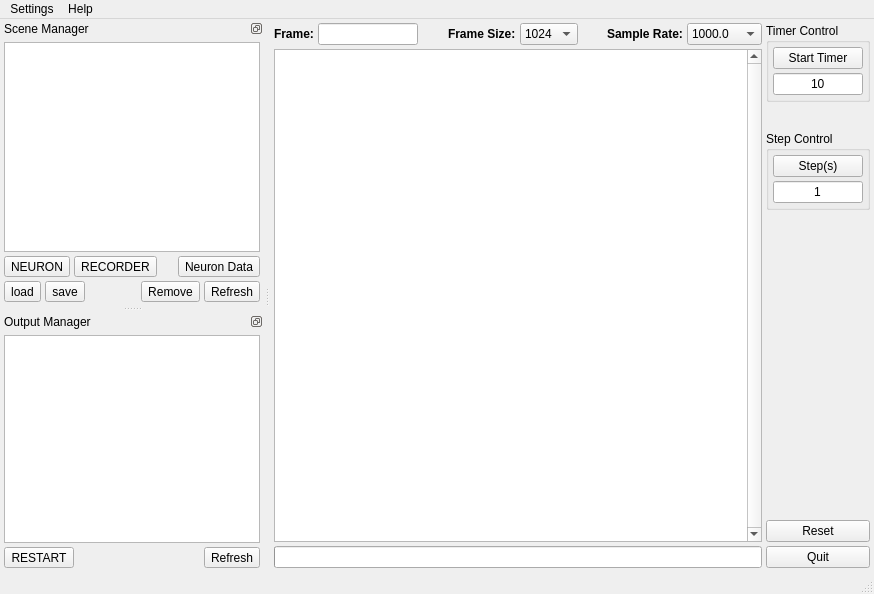
<?xml version="1.0" encoding="UTF-8"?>
<ui version="4.0">
 <author>Philipp Meier</author>
 <class>SimGui</class>
 <widget class="QMainWindow" name="SimGui">
  <property name="geometry">
   <rect>
    <x>0</x>
    <y>0</y>
    <width>874</width>
    <height>594</height>
   </rect>
  </property>
  <property name="sizePolicy">
   <sizepolicy hsizetype="MinimumExpanding" vsizetype="MinimumExpanding">
    <horstretch>0</horstretch>
    <verstretch>0</verstretch>
   </sizepolicy>
  </property>
  <property name="windowTitle">
   <string>Neural Simulation</string>
  </property>
  <property name="windowIcon">
   <iconset resource="res.qrc">
    <normaloff>:/icons/neural_sim_server.png</normaloff>:/icons/neural_sim_server.png</iconset>
  </property>
  <property name="dockNestingEnabled">
   <bool>true</bool>
  </property>
  <property name="dockOptions">
   <set>QMainWindow::AllowNestedDocks|QMainWindow::AnimatedDocks</set>
  </property>
  <property name="unifiedTitleAndToolBarOnMac">
   <bool>true</bool>
  </property>
  <widget class="QWidget" name="centralwidget">
   <layout class="QHBoxLayout" name="lo_central" stretch="0,0">
    <item>
     <layout class="QVBoxLayout" name="lo_log">
      <item>
       <layout class="QHBoxLayout" name="lo_over_log">
        <property name="sizeConstraint">
         <enum>QLayout::SetMaximumSize</enum>
        </property>
        <item>
         <widget class="QLabel" name="lbl_frame">
          <property name="font">
           <font>
            <weight>75</weight>
            <bold>true</bold>
           </font>
          </property>
          <property name="text">
           <string>Frame:</string>
          </property>
          <property name="buddy">
           <cstring>edt_frame</cstring>
          </property>
         </widget>
        </item>
        <item>
         <widget class="QLineEdit" name="edt_frame">
          <property name="minimumSize">
           <size>
            <width>100</width>
            <height>0</height>
           </size>
          </property>
          <property name="maximumSize">
           <size>
            <width>100</width>
            <height>16777215</height>
           </size>
          </property>
          <property name="font">
           <font>
            <weight>75</weight>
            <bold>true</bold>
           </font>
          </property>
          <property name="readOnly">
           <bool>true</bool>
          </property>
         </widget>
        </item>
        <item>
         <spacer name="spacer_6">
          <property name="orientation">
           <enum>Qt::Horizontal</enum>
          </property>
          <property name="sizeHint" stdset="0">
           <size>
            <width>0</width>
            <height>0</height>
           </size>
          </property>
         </spacer>
        </item>
        <item>
         <widget class="QLabel" name="lbl_frame_size">
          <property name="font">
           <font>
            <weight>75</weight>
            <italic>false</italic>
            <bold>true</bold>
           </font>
          </property>
          <property name="text">
           <string>Frame Size:</string>
          </property>
          <property name="buddy">
           <cstring>cb_frame_size</cstring>
          </property>
         </widget>
        </item>
        <item>
         <widget class="QComboBox" name="cb_frame_size">
          <property name="sizePolicy">
           <sizepolicy hsizetype="Expanding" vsizetype="Fixed">
            <horstretch>0</horstretch>
            <verstretch>0</verstretch>
           </sizepolicy>
          </property>
          <property name="editable">
           <bool>false</bool>
          </property>
          <property name="currentIndex">
           <number>3</number>
          </property>
          <item>
           <property name="text">
            <string>128</string>
           </property>
          </item>
          <item>
           <property name="text">
            <string>256</string>
           </property>
          </item>
          <item>
           <property name="text">
            <string>512</string>
           </property>
          </item>
          <item>
           <property name="text">
            <string>1024</string>
           </property>
          </item>
          <item>
           <property name="text">
            <string>2048</string>
           </property>
          </item>
         </widget>
        </item>
        <item>
         <spacer name="spacer_4">
          <property name="orientation">
           <enum>Qt::Horizontal</enum>
          </property>
          <property name="sizeHint" stdset="0">
           <size>
            <width>0</width>
            <height>0</height>
           </size>
          </property>
         </spacer>
        </item>
        <item>
         <widget class="QLabel" name="lbl_sample_rate">
          <property name="font">
           <font>
            <weight>75</weight>
            <italic>false</italic>
            <bold>true</bold>
           </font>
          </property>
          <property name="text">
           <string>Sample Rate:</string>
          </property>
          <property name="buddy">
           <cstring>cb_sample_rate</cstring>
          </property>
         </widget>
        </item>
        <item>
         <widget class="QComboBox" name="cb_sample_rate">
          <property name="sizePolicy">
           <sizepolicy hsizetype="Expanding" vsizetype="Fixed">
            <horstretch>0</horstretch>
            <verstretch>0</verstretch>
           </sizepolicy>
          </property>
          <property name="editable">
           <bool>false</bool>
          </property>
          <property name="currentIndex">
           <number>0</number>
          </property>
          <item>
           <property name="text">
            <string>1000.0</string>
           </property>
          </item>
          <item>
           <property name="text">
            <string>2000.0</string>
           </property>
          </item>
          <item>
           <property name="text">
            <string>4000.0</string>
           </property>
          </item>
          <item>
           <property name="text">
            <string>8000.0</string>
           </property>
          </item>
          <item>
           <property name="text">
            <string>16000.0</string>
           </property>
          </item>
          <item>
           <property name="text">
            <string>24000.0</string>
           </property>
          </item>
          <item>
           <property name="text">
            <string>32000.0</string>
           </property>
          </item>
         </widget>
        </item>
       </layout>
      </item>
      <item>
       <widget class="QListView" name="lst_log">
        <property name="sizePolicy">
         <sizepolicy hsizetype="MinimumExpanding" vsizetype="MinimumExpanding">
          <horstretch>0</horstretch>
          <verstretch>0</verstretch>
         </sizepolicy>
        </property>
        <property name="minimumSize">
         <size>
          <width>300</width>
          <height>200</height>
         </size>
        </property>
        <property name="verticalScrollBarPolicy">
         <enum>Qt::ScrollBarAlwaysOn</enum>
        </property>
        <property name="editTriggers">
         <set>QAbstractItemView::NoEditTriggers</set>
        </property>
        <property name="showDropIndicator" stdset="0">
         <bool>false</bool>
        </property>
        <property name="dragDropMode">
         <enum>QAbstractItemView::NoDragDrop</enum>
        </property>
        <property name="selectionMode">
         <enum>QAbstractItemView::NoSelection</enum>
        </property>
        <property name="horizontalScrollMode">
         <enum>QAbstractItemView::ScrollPerPixel</enum>
        </property>
        <property name="resizeMode">
         <enum>QListView::Adjust</enum>
        </property>
       </widget>
      </item>
      <item>
       <widget class="QProgressBar" name="progress">
        <property name="enabled">
         <bool>true</bool>
        </property>
        <property name="alignment">
         <set>Qt::AlignCenter</set>
        </property>
       </widget>
      </item>
     </layout>
    </item>
    <item>
     <layout class="QVBoxLayout" name="lo_right">
      <property name="sizeConstraint">
       <enum>QLayout::SetFixedSize</enum>
      </property>
      <item>
       <widget class="QGroupBox" name="gb_timer">
        <property name="sizePolicy">
         <sizepolicy hsizetype="Fixed" vsizetype="Maximum">
          <horstretch>0</horstretch>
          <verstretch>0</verstretch>
         </sizepolicy>
        </property>
        <property name="title">
         <string>Timer Control</string>
        </property>
        <layout class="QVBoxLayout" name="verticalLayout_3">
         <item>
          <widget class="QPushButton" name="btn_timer">
           <property name="sizePolicy">
            <sizepolicy hsizetype="Maximum" vsizetype="Fixed">
             <horstretch>0</horstretch>
             <verstretch>0</verstretch>
            </sizepolicy>
           </property>
           <property name="maximumSize">
            <size>
             <width>90</width>
             <height>16777215</height>
            </size>
           </property>
           <property name="text">
            <string>Start Timer</string>
           </property>
           <property name="autoDefault">
            <bool>true</bool>
           </property>
          </widget>
         </item>
         <item>
          <widget class="QLineEdit" name="edt_timer">
           <property name="sizePolicy">
            <sizepolicy hsizetype="Maximum" vsizetype="Fixed">
             <horstretch>0</horstretch>
             <verstretch>0</verstretch>
            </sizepolicy>
           </property>
           <property name="maximumSize">
            <size>
             <width>90</width>
             <height>16777215</height>
            </size>
           </property>
           <property name="toolTip">
            <string>tooltip</string>
           </property>
           <property name="statusTip">
            <string>status tip</string>
           </property>
           <property name="whatsThis">
            <string>what is this</string>
           </property>
           <property name="text">
            <string>10</string>
           </property>
           <property name="maxLength">
            <number>6</number>
           </property>
           <property name="alignment">
            <set>Qt::AlignCenter</set>
           </property>
          </widget>
         </item>
        </layout>
       </widget>
      </item>
      <item>
       <spacer name="spacer_2">
        <property name="orientation">
         <enum>Qt::Vertical</enum>
        </property>
        <property name="sizeType">
         <enum>QSizePolicy::Fixed</enum>
        </property>
        <property name="sizeHint" stdset="0">
         <size>
          <width>0</width>
          <height>25</height>
         </size>
        </property>
       </spacer>
      </item>
      <item>
       <widget class="QGroupBox" name="gb_steps">
        <property name="sizePolicy">
         <sizepolicy hsizetype="Fixed" vsizetype="Maximum">
          <horstretch>0</horstretch>
          <verstretch>0</verstretch>
         </sizepolicy>
        </property>
        <property name="title">
         <string>Step Control</string>
        </property>
        <layout class="QVBoxLayout" name="verticalLayout_4">
         <item>
          <widget class="QPushButton" name="btn_steps">
           <property name="sizePolicy">
            <sizepolicy hsizetype="Maximum" vsizetype="Fixed">
             <horstretch>0</horstretch>
             <verstretch>0</verstretch>
            </sizepolicy>
           </property>
           <property name="maximumSize">
            <size>
             <width>90</width>
             <height>16777215</height>
            </size>
           </property>
           <property name="text">
            <string>Step(s)</string>
           </property>
          </widget>
         </item>
         <item>
          <widget class="QLineEdit" name="edt_steps">
           <property name="sizePolicy">
            <sizepolicy hsizetype="Maximum" vsizetype="Fixed">
             <horstretch>0</horstretch>
             <verstretch>0</verstretch>
            </sizepolicy>
           </property>
           <property name="maximumSize">
            <size>
             <width>90</width>
             <height>16777215</height>
            </size>
           </property>
           <property name="text">
            <string>1</string>
           </property>
           <property name="maxLength">
            <number>6</number>
           </property>
           <property name="alignment">
            <set>Qt::AlignCenter</set>
           </property>
          </widget>
         </item>
        </layout>
       </widget>
      </item>
      <item>
       <spacer name="spacer_3">
        <property name="orientation">
         <enum>Qt::Vertical</enum>
        </property>
        <property name="sizeHint" stdset="0">
         <size>
          <width>0</width>
          <height>0</height>
         </size>
        </property>
       </spacer>
      </item>
      <item>
       <widget class="QPushButton" name="btn_reset">
        <property name="text">
         <string>Reset</string>
        </property>
       </widget>
      </item>
      <item>
       <widget class="QPushButton" name="btn_quit">
        <property name="text">
         <string>Quit</string>
        </property>
       </widget>
      </item>
     </layout>
    </item>
   </layout>
  </widget>
  <widget class="QMenuBar" name="menubar">
   <property name="geometry">
    <rect>
     <x>0</x>
     <y>0</y>
     <width>874</width>
     <height>20</height>
    </rect>
   </property>
   <widget class="QMenu" name="menuHelp">
    <property name="title">
     <string>Help</string>
    </property>
    <addaction name="actionAbout"/>
    <addaction name="actionAbout_Qt"/>
   </widget>
   <widget class="QMenu" name="menuSettings">
    <property name="title">
     <string>Settings</string>
    </property>
    <addaction name="actionPreferences"/>
    <addaction name="separator"/>
    <addaction name="actionOutput_Manager"/>
    <addaction name="actionScene_Manager"/>
    <addaction name="separator"/>
    <addaction name="actionQuit"/>
   </widget>
   <addaction name="menuSettings"/>
   <addaction name="menuHelp"/>
  </widget>
  <widget class="QStatusBar" name="statusbar"/>
  <widget class="QDockWidget" name="dock_scene">
   <property name="sizePolicy">
    <sizepolicy hsizetype="MinimumExpanding" vsizetype="MinimumExpanding">
     <horstretch>0</horstretch>
     <verstretch>0</verstretch>
    </sizepolicy>
   </property>
   <property name="features">
    <set>QDockWidget::DockWidgetFloatable|QDockWidget::DockWidgetMovable</set>
   </property>
   <property name="windowTitle">
    <string>Scene Manager</string>
   </property>
   <attribute name="dockWidgetArea">
    <number>1</number>
   </attribute>
   <widget class="QWidget" name="dock_scene_contents">
    <layout class="QVBoxLayout" name="verticalLayout" stretch="0,0,0">
     <item>
      <widget class="QTreeView" name="tre_scene">
       <property name="sizePolicy">
        <sizepolicy hsizetype="MinimumExpanding" vsizetype="MinimumExpanding">
         <horstretch>0</horstretch>
         <verstretch>0</verstretch>
        </sizepolicy>
       </property>
       <property name="minimumSize">
        <size>
         <width>250</width>
         <height>150</height>
        </size>
       </property>
       <property name="editTriggers">
        <set>QAbstractItemView::NoEditTriggers</set>
       </property>
       <property name="showDropIndicator" stdset="0">
        <bool>false</bool>
       </property>
       <property name="selectionMode">
        <enum>QAbstractItemView::SingleSelection</enum>
       </property>
       <property name="selectionBehavior">
        <enum>QAbstractItemView::SelectRows</enum>
       </property>
       <property name="indentation">
        <number>15</number>
       </property>
       <property name="rootIsDecorated">
        <bool>true</bool>
       </property>
       <property name="uniformRowHeights">
        <bool>true</bool>
       </property>
       <property name="animated">
        <bool>true</bool>
       </property>
       <attribute name="headerCascadingSectionResizes">
        <bool>true</bool>
       </attribute>
       <attribute name="headerDefaultSectionSize">
        <number>140</number>
       </attribute>
       <attribute name="headerCascadingSectionResizes">
        <bool>true</bool>
       </attribute>
       <attribute name="headerDefaultSectionSize">
        <number>140</number>
       </attribute>
      </widget>
     </item>
     <item>
      <layout class="QHBoxLayout" name="lo_dscene_upper_btns">
       <item>
        <widget class="QToolButton" name="btn_dscene_neuron">
         <property name="text">
          <string>NEURON</string>
         </property>
        </widget>
       </item>
       <item>
        <widget class="QToolButton" name="btn_dscene_recorder">
         <property name="text">
          <string>RECORDER</string>
         </property>
        </widget>
       </item>
       <item>
        <spacer name="horizontalSpacer_2">
         <property name="orientation">
          <enum>Qt::Horizontal</enum>
         </property>
         <property name="sizeHint" stdset="0">
          <size>
           <width>0</width>
           <height>0</height>
          </size>
         </property>
        </spacer>
       </item>
       <item>
        <widget class="QToolButton" name="btn_dscene_neuron_data">
         <property name="text">
          <string>Neuron Data</string>
         </property>
        </widget>
       </item>
      </layout>
     </item>
     <item>
      <layout class="QHBoxLayout" name="lo_dscene_lower_btns">
       <item>
        <widget class="QToolButton" name="btn_dscene_sc_load">
         <property name="text">
          <string>load</string>
         </property>
        </widget>
       </item>
       <item>
        <widget class="QToolButton" name="btn_dscene_sc_save">
         <property name="text">
          <string>save</string>
         </property>
        </widget>
       </item>
       <item>
        <spacer name="spacer_5">
         <property name="orientation">
          <enum>Qt::Horizontal</enum>
         </property>
         <property name="sizeHint" stdset="0">
          <size>
           <width>0</width>
           <height>0</height>
          </size>
         </property>
        </spacer>
       </item>
       <item>
        <widget class="QToolButton" name="btn_dscene_remove">
         <property name="text">
          <string>Remove</string>
         </property>
        </widget>
       </item>
       <item>
        <widget class="QToolButton" name="btn_dscene_refresh">
         <property name="text">
          <string>Refresh</string>
         </property>
        </widget>
       </item>
      </layout>
     </item>
    </layout>
   </widget>
  </widget>
  <widget class="QDockWidget" name="dockWidget">
   <property name="sizePolicy">
    <sizepolicy hsizetype="MinimumExpanding" vsizetype="MinimumExpanding">
     <horstretch>0</horstretch>
     <verstretch>0</verstretch>
    </sizepolicy>
   </property>
   <property name="features">
    <set>QDockWidget::DockWidgetFloatable|QDockWidget::DockWidgetMovable</set>
   </property>
   <property name="windowTitle">
    <string>Output Manager</string>
   </property>
   <attribute name="dockWidgetArea">
    <number>1</number>
   </attribute>
   <widget class="QWidget" name="dockWidgetContents_3">
    <layout class="QVBoxLayout" name="verticalLayout_2">
     <item>
      <widget class="QTreeView" name="tre_output">
       <property name="sizePolicy">
        <sizepolicy hsizetype="MinimumExpanding" vsizetype="MinimumExpanding">
         <horstretch>0</horstretch>
         <verstretch>0</verstretch>
        </sizepolicy>
       </property>
       <property name="minimumSize">
        <size>
         <width>250</width>
         <height>150</height>
        </size>
       </property>
       <property name="editTriggers">
        <set>QAbstractItemView::NoEditTriggers</set>
       </property>
       <property name="tabKeyNavigation">
        <bool>false</bool>
       </property>
       <property name="showDropIndicator" stdset="0">
        <bool>false</bool>
       </property>
       <property name="dragDropOverwriteMode">
        <bool>false</bool>
       </property>
       <property name="selectionMode">
        <enum>QAbstractItemView::SingleSelection</enum>
       </property>
       <property name="selectionBehavior">
        <enum>QAbstractItemView::SelectRows</enum>
       </property>
       <property name="horizontalScrollMode">
        <enum>QAbstractItemView::ScrollPerPixel</enum>
       </property>
      </widget>
     </item>
     <item>
      <layout class="QHBoxLayout" name="lo_out_lower_btns">
       <item>
        <widget class="QToolButton" name="btn_dio_restart">
         <property name="text">
          <string>RESTART</string>
         </property>
        </widget>
       </item>
       <item>
        <spacer name="spacer">
         <property name="orientation">
          <enum>Qt::Horizontal</enum>
         </property>
         <property name="sizeHint" stdset="0">
          <size>
           <width>0</width>
           <height>0</height>
          </size>
         </property>
        </spacer>
       </item>
       <item>
        <widget class="QToolButton" name="btn_dio_refresh">
         <property name="text">
          <string>Refresh</string>
         </property>
        </widget>
       </item>
      </layout>
     </item>
    </layout>
   </widget>
  </widget>
  <action name="actionAbout">
   <property name="text">
    <string>About</string>
   </property>
   <property name="menuRole">
    <enum>QAction::AboutRole</enum>
   </property>
  </action>
  <action name="actionPreferences">
   <property name="text">
    <string>Preferences</string>
   </property>
   <property name="menuRole">
    <enum>QAction::PreferencesRole</enum>
   </property>
  </action>
  <action name="actionQuit">
   <property name="text">
    <string>Quit</string>
   </property>
   <property name="menuRole">
    <enum>QAction::QuitRole</enum>
   </property>
  </action>
  <action name="actionAbout_Qt">
   <property name="text">
    <string>About Qt</string>
   </property>
   <property name="menuRole">
    <enum>QAction::AboutQtRole</enum>
   </property>
  </action>
  <action name="actionScene_Manager">
   <property name="checkable">
    <bool>true</bool>
   </property>
   <property name="checked">
    <bool>true</bool>
   </property>
   <property name="text">
    <string>Scene Manager</string>
   </property>
   <property name="menuRole">
    <enum>QAction::ApplicationSpecificRole</enum>
   </property>
  </action>
  <action name="actionOutput_Manager">
   <property name="checkable">
    <bool>true</bool>
   </property>
   <property name="checked">
    <bool>true</bool>
   </property>
   <property name="text">
    <string>Output Manager</string>
   </property>
   <property name="menuRole">
    <enum>QAction::ApplicationSpecificRole</enum>
   </property>
  </action>
 </widget>
 <layoutdefault spacing="4" margin="4"/>
 <tabstops>
  <tabstop>edt_frame</tabstop>
  <tabstop>cb_sample_rate</tabstop>
  <tabstop>lst_log</tabstop>
  <tabstop>btn_timer</tabstop>
  <tabstop>edt_timer</tabstop>
  <tabstop>btn_steps</tabstop>
  <tabstop>edt_steps</tabstop>
  <tabstop>btn_reset</tabstop>
  <tabstop>btn_quit</tabstop>
  <tabstop>tre_scene</tabstop>
  <tabstop>btn_dscene_neuron</tabstop>
  <tabstop>btn_dscene_recorder</tabstop>
  <tabstop>btn_dscene_neuron_data</tabstop>
  <tabstop>btn_dscene_sc_load</tabstop>
  <tabstop>btn_dscene_sc_save</tabstop>
  <tabstop>btn_dscene_remove</tabstop>
  <tabstop>btn_dscene_refresh</tabstop>
  <tabstop>tre_output</tabstop>
  <tabstop>btn_dio_restart</tabstop>
  <tabstop>btn_dio_refresh</tabstop>
 </tabstops>
 <resources>
  <include location="res.qrc"/>
 </resources>
 <connections>
  <connection>
   <sender>edt_timer</sender>
   <signal>returnPressed()</signal>
   <receiver>btn_timer</receiver>
   <slot>click()</slot>
   <hints>
    <hint type="sourcelabel">
     <x>789</x>
     <y>75</y>
    </hint>
    <hint type="destinationlabel">
     <x>789</x>
     <y>47</y>
    </hint>
   </hints>
  </connection>
  <connection>
   <sender>edt_steps</sender>
   <signal>returnPressed()</signal>
   <receiver>btn_steps</receiver>
   <slot>click()</slot>
   <hints>
    <hint type="sourcelabel">
     <x>831</x>
     <y>197</y>
    </hint>
    <hint type="destinationlabel">
     <x>831</x>
     <y>169</y>
    </hint>
   </hints>
  </connection>
  <connection>
   <sender>dockWidget</sender>
   <signal>visibilityChanged(bool)</signal>
   <receiver>actionOutput_Manager</receiver>
   <slot>setChecked(bool)</slot>
   <hints>
    <hint type="sourcelabel">
     <x>72</x>
     <y>174</y>
    </hint>
    <hint type="destinationlabel">
     <x>-1</x>
     <y>-1</y>
    </hint>
   </hints>
  </connection>
  <connection>
   <sender>dock_scene</sender>
   <signal>visibilityChanged(bool)</signal>
   <receiver>actionScene_Manager</receiver>
   <slot>setChecked(bool)</slot>
   <hints>
    <hint type="sourcelabel">
     <x>1016</x>
     <y>174</y>
    </hint>
    <hint type="destinationlabel">
     <x>-1</x>
     <y>-1</y>
    </hint>
   </hints>
  </connection>
  <connection>
   <sender>actionOutput_Manager</sender>
   <signal>toggled(bool)</signal>
   <receiver>dockWidget</receiver>
   <slot>setVisible(bool)</slot>
   <hints>
    <hint type="sourcelabel">
     <x>-1</x>
     <y>-1</y>
    </hint>
    <hint type="destinationlabel">
     <x>72</x>
     <y>174</y>
    </hint>
   </hints>
  </connection>
  <connection>
   <sender>actionScene_Manager</sender>
   <signal>toggled(bool)</signal>
   <receiver>dock_scene</receiver>
   <slot>setVisible(bool)</slot>
   <hints>
    <hint type="sourcelabel">
     <x>-1</x>
     <y>-1</y>
    </hint>
    <hint type="destinationlabel">
     <x>1016</x>
     <y>174</y>
    </hint>
   </hints>
  </connection>
  <connection>
   <sender>actionQuit</sender>
   <signal>triggered()</signal>
   <receiver>SimGui</receiver>
   <slot>close()</slot>
   <hints>
    <hint type="sourcelabel">
     <x>-1</x>
     <y>-1</y>
    </hint>
    <hint type="destinationlabel">
     <x>369</x>
     <y>308</y>
    </hint>
   </hints>
  </connection>
  <connection>
   <sender>btn_quit</sender>
   <signal>clicked()</signal>
   <receiver>SimGui</receiver>
   <slot>close()</slot>
   <hints>
    <hint type="sourcelabel">
     <x>777</x>
     <y>292</y>
    </hint>
    <hint type="destinationlabel">
     <x>843</x>
     <y>312</y>
    </hint>
   </hints>
  </connection>
 </connections>
 <designerdata>
  <property name="gridDeltaX">
   <number>10</number>
  </property>
  <property name="gridDeltaY">
   <number>10</number>
  </property>
  <property name="gridSnapX">
   <bool>true</bool>
  </property>
  <property name="gridSnapY">
   <bool>true</bool>
  </property>
  <property name="gridVisible">
   <bool>true</bool>
  </property>
 </designerdata>
</ui>
